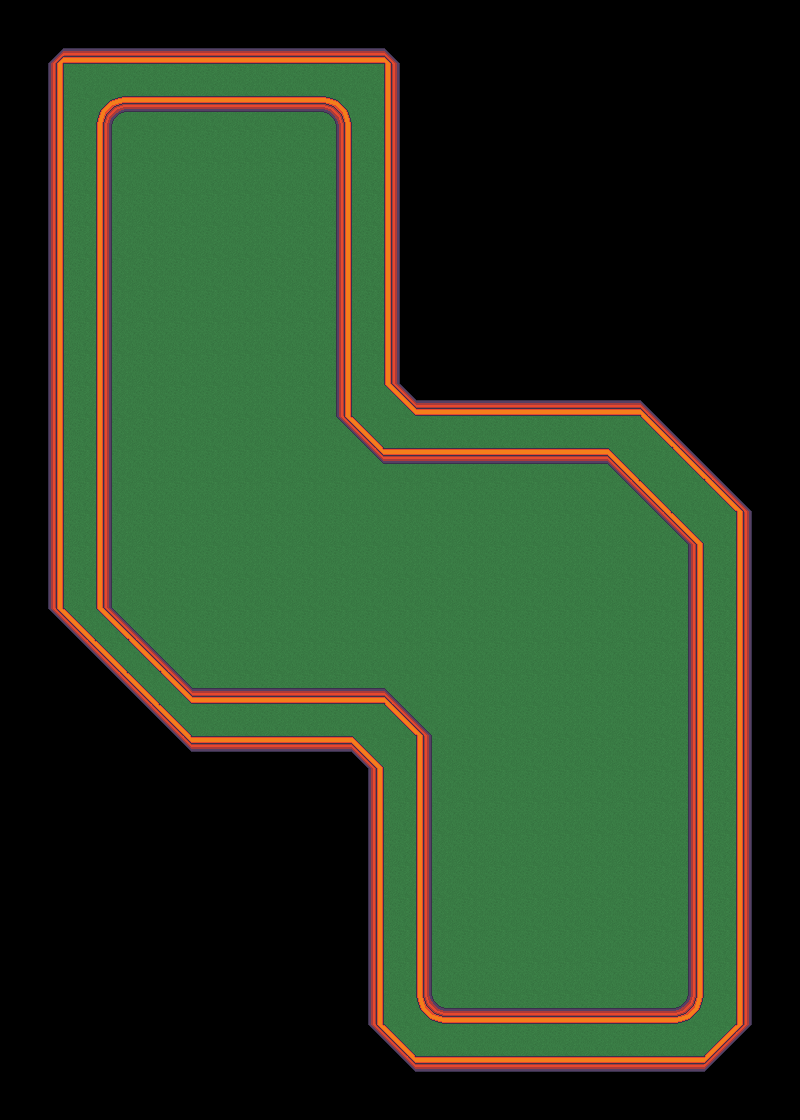

This is a level from a 2D game, rendered from its Tiled map with the project's own tilesets. A one-line summary and the map file follow, with tile-layer data summarised:
An orthogonal 25x35 tile map with 32x32 px tiles, 2 tile layers (ground, walls) and 5 objects (exterior, tee, hole, bumper, sand).

<map version="1.0" tiledversion="1.1.4" orientation="orthogonal" renderorder="right-down" width="25" height="35" tilewidth="32" tileheight="32" infinite="0" nextobjectid="41">
 <properties>
  <property name="name" value="Nice and Easy" />
  <property name="par" type="int" value="2" />
 </properties>
 <tileset firstgid="1" source="tileset.tsx" />
 <layer name="ground" width="25" height="35">
  <data>[875 cells, 423 non-empty, 4 distinct tile ids]</data>
 </layer>
 <layer name="walls" width="25" height="35">
  <data>[875 cells, 200 non-empty, 15 distinct tile ids]</data>
 </layer>
 <objectgroup name="collision">
  <object id="35" type="exterior" x="688" y="544">
   <polyline points="0,0 -80,-80 -304,-80 -352,-128 -352,-424 -360,-432 -568,-432 -576,-424 -576,64 -496,144 -304,144 -256,192 -256,456 -248,464 -8,464 0,456 0,0" />
  </object>
 </objectgroup>
 <objectgroup name="objects">
  <object id="8" type="tee" gid="183" x="544" y="928" width="32" height="32">
   <properties>
    <property name="facing" type="int" value="0" />
   </properties>
  </object>
  <object id="17" type="hole" gid="169" x="208" y="192" width="32" height="32" />
  <object id="37" type="bumper" gid="184" x="208" y="304" width="32" height="32" />
  <object id="40" type="sand" x="688" y="672">
   <polyline points="0,0 -16,24 -40,40 -80,40 -128,24 -160,0 -176,-24 -192,-64 -208,-96 -232,-120 -280,-144 -288,-168 -280,-184 -256,-200 -208,-208 -80,-208 0,-128 0,0" />
  </object>
 </objectgroup>
</map>
